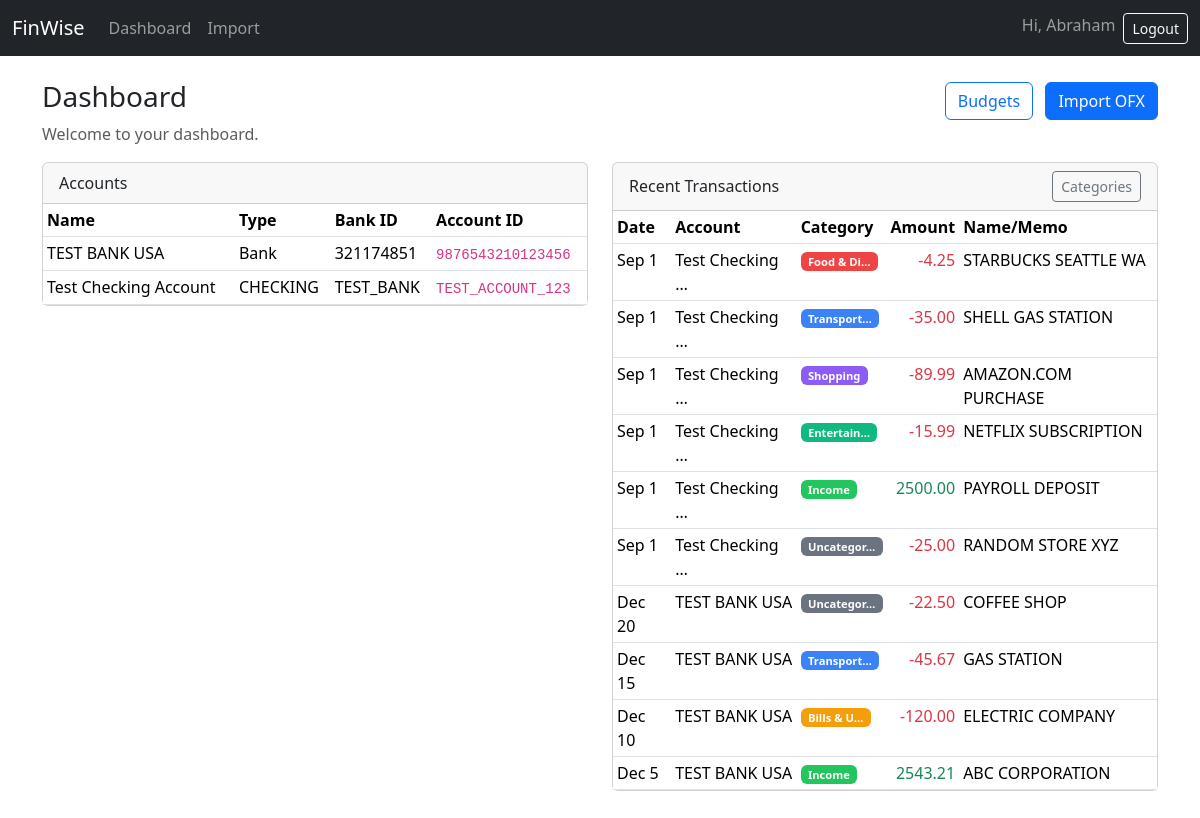
The page /dashboard/ (signed in) on the database its author committed.
### finwise_app/models.py (models this page shows, shortened)
class Account(models.Model):
	TYPE_CHOICES = [
		("BANK", "Bank"),
		("CREDITCARD", "Credit Card"),
	]
	name = models.CharField(max_length=255, blank=True)
	type = models.CharField(max_length=16, choices=TYPE_CHOICES)
	bank_id = models.CharField(max_length=64, blank=True, null=True)
	account_id = models.CharField(max_length=64)
	class Meta:
		unique_together = ("type", "bank_id", "account_id")

class Transaction(models.Model):
	account = models.ForeignKey(Account, on_delete=models.CASCADE, related_name="transactions")
	category = models.ForeignKey(
		Category,
		on_delete=models.SET_NULL,
		null=True,
		blank=True,
		related_name="transactions"
	)
	fitid = models.CharField(max_length=128)  # Financial Institution Transaction ID
	posted_date = models.DateTimeField()
	amount = models.DecimalField(max_digits=12, decimal_places=2)
	trntype = models.CharField(max_length=32, blank=True)
	name = models.CharField(max_length=255, blank=True)
	memo = models.CharField(max_length=512, blank=True)
	checknum = models.CharField(max_length=64, blank=True)
	currency = models.CharField(max_length=8, blank=True)
	is_categorized = models.BooleanField(default=False)
	categorized_at = models.DateTimeField(null=True, blank=True)
	class Meta:
		unique_together = ("account", "fitid")
		ordering = ["-posted_date", "-id"]

class Category(models.Model):
	name = models.CharField(max_length=100, unique=True)
	description = models.TextField(blank=True)
	keywords = models.TextField(
		blank=True,
		help_text="Comma-separated keywords for automatic categorization"
	)
	color = models.CharField(max_length=7, default="#6366F1", help_text="Hex color code")
	is_active = models.BooleanField(default=True)
	created_at = models.DateTimeField(auto_now_add=True)
	class Meta:
		verbose_name_plural = "categories"
		ordering = ["name"]

### finwise_app/views.py (the view, shortened to what this page needs)
# urls.py: path('dashboard/', views.dashboard, name='dashboard'),
def dashboard(request):
    accounts = Account.objects.all().order_by("name", "account_id")[:20]
    recent = Transaction.objects.select_related("account", "category").all().order_by("-posted_date")[:10]
    budget_summary = None
    if request.user.is_authenticated:
        current_month = date.today().replace(day=1)
        budgets = Budget.objects.filter(user=request.user, month=current_month).select_related('category')
    return render(request, 'finwise_app/dashboard.html', {
        "accounts": accounts,
        "recent": recent,
        "budget_summary": budget_summary
    })

### finwise_app/templates/finwise_app/dashboard.html (shortened to what this page needs)
{% extends 'finwise_app/base.html' %}
{% load custom_filters %}
{% block content %}
<div class="d-flex align-items-center justify-content-between">
	<h1 class="h3">Dashboard</h1>
	<div>
		<a class="btn btn-outline-primary me-2" href="{% url 'budgets' %}">Budgets</a>
		<a class="btn btn-primary" href="{% url 'import_transactions' %}">Import OFX</a>
	</div>
</div>
<p class="text-muted">Welcome to your dashboard.</p>
<div class="row" id="summary">
	<div class="col-md-6">
		<div class="card mb-3">
			<div class="card-header">Accounts</div>
			<div class="card-body p-0">
				{% if accounts %}
				<div class="table-responsive">
					<table class="table table-sm mb-0">
						<thead>
							<tr>
								<th>Name</th>
								<th>Type</th>
								<th>Bank ID</th>
								<th>Account ID</th>
							</tr>
						</thead>
						<tbody>
							{% for a in accounts %}
							<tr>
								<td>{{ a.name|default:'—' }}</td>
								<td>{{ a.get_type_display }}</td>
								<td>{{ a.bank_id|default:'—' }}</td>
								<td><code>{{ a.account_id }}</code></td>
							</tr>
							{% endfor %}
						</tbody>
					</table>
				</div>
				{% else %}
					<p class="m-3 text-muted">No accounts yet. Try importing an OFX file.</p>
				{% endif %}
			</div>
		</div>
	</div>
	<div class="col-md-6">
		<div class="card mb-3">
			<div class="card-header d-flex justify-content-between align-items-center">
				<span>Recent Transactions</span>
				<a href="{% url 'categories' %}" class="btn btn-sm btn-outline-secondary">Categories</a>
			</div>
			<div class="card-body p-0">
				{% if recent %}
				<div class="table-responsive">
					<table class="table table-sm mb-0">
						<thead>
							<tr>
								<th>Date</th>
								<th>Account</th>
								<th>Category</th>
								<th class="text-end">Amount</th>
								<th>Name/Memo</th>
							</tr>
						</thead>
						<tbody>
							{% for t in recent %}
							<tr>
								<td>{{ t.posted_date|date:'M j' }}</td>
								<td>{{ t.account.name|default:t.account.account_id|truncatechars:15 }}</td>
								<td>
									{% if t.category %}
										<span class="badge" style="background-color: {{ t.category.color }}; color: white; font-size: 0.7em;">
											{{ t.category.name|truncatechars:10 }}
										</span>
									{% else %}
										<span class="badge bg-light text-dark" style="font-size: 0.7em;">None</span>
									{% endif %}
								</td>
								<td class="text-end {% if t.amount < 0 %}text-danger{% else %}text-success{% endif %}">
									{{ t.amount|floatformat:2 }}
								</td>
								<td>{{ t.name|default:t.memo|truncatechars:20 }}</td>
							</tr>
							{% endfor %}
						</tbody>
					</table>
				</div>
				{% else %}
					<p class="m-3 text-muted">No transactions yet.</p>
				{% endif %}
			</div>
		</div>
	</div>
</div>
{% endblock %}

### finwise_app/templates/finwise_app/base.html (shortened to what this page needs)
<!doctype html>
<html lang="en">
  <head>
    <link href="https://cdn.jsdelivr.net/npm/bootstrap@5.3.3/dist/css/bootstrap.min.css" rel="stylesheet">
  </head>
  <body>
    <nav class="navbar navbar-expand-lg navbar-dark bg-dark">
      <div class="container-fluid">
        <a class="navbar-brand" href="{% url 'home' %}">FinWise</a>
        <div class="collapse navbar-collapse" id="navbarNav">
          <ul class="navbar-nav me-auto mb-2 mb-lg-0">
            <li class="nav-item"><a class="nav-link" href="{% url 'dashboard' %}">Dashboard</a></li>
            <li class="nav-item"><a class="nav-link" href="{% url 'import_transactions' %}">Import</a></li>
          </ul>
          <ul class="navbar-nav">
            {% if request.user.is_authenticated %}
              <li class="nav-item"><span class="navbar-text me-2">Hi, {{ request.user.username }}</span></li>
              <li class="nav-item">
                <form method="post" action="{% url 'logout' %}">
                  <button class="btn btn-outline-light btn-sm" type="submit">Logout</button>
                </form>
              </li>
            {% else %}
              <li class="nav-item me-2"><a class="btn btn-outline-light btn-sm" href="{% url 'login' %}">Login</a></li>
              <li class="nav-item"><a class="btn btn-warning btn-sm" href="{% url 'register' %}">Register</a></li>
            {% endif %}
          </ul>
        </div>
      </div>
    </nav>
    <main class="container my-4">
      {% block content %}{% endblock %}
    </main>
  </body>
  </html>

### rows shown on the page
Account: name "TEST BANK USA", type "Bank", bank_id "321174851", account_id "9876543210123456"
Account: name "Test Checking Account", type "CHECKING", bank_id "TEST_BANK", account_id "TEST_ACCOUNT_123"
Transaction: posted_date "Sep 1", account.name "Test Checking …", category.name "Food & Di…", amount "-4.25", name "STARBUCKS SEATTLE WA"
Transaction: posted_date "Sep 1", account.name "Test Checking …", category.name "Transport…", amount "-35.00", name "SHELL GAS STATION"
Transaction: posted_date "Sep 1", account.name "Test Checking …", category.name "Shopping", amount "-89.99", name "AMAZON.COM PURCHASE"
Transaction: posted_date "Sep 1", account.name "Test Checking …", category.name "Entertain…", amount "-15.99", name "NETFLIX SUBSCRIPTION"
Transaction: posted_date "Sep 1", account.name "Test Checking …", category.name "Income", amount "2500.00", name "PAYROLL DEPOSIT"
Transaction: posted_date "Sep 1", account.name "Test Checking …", category.name "Uncategor…", amount "-25.00", name "RANDOM STORE XYZ"
Transaction: posted_date "Dec 20", account.name "TEST BANK USA", category.name "Uncategor…", amount "-22.50", name "COFFEE SHOP"
Transaction: posted_date "Dec 15", account.name "TEST BANK USA", category.name "Transport…", amount "-45.67", name "GAS STATION"
Transaction: posted_date "Dec 10", account.name "TEST BANK USA", category.name "Bills & U…", amount "-120.00", name "ELECTRIC COMPANY"
Transaction: posted_date "Dec 5", account.name "TEST BANK USA", category.name "Income", amount "2543.21", name "ABC CORPORATION"

### other values the page prints
{{ request.user.username }} "Abraham"
